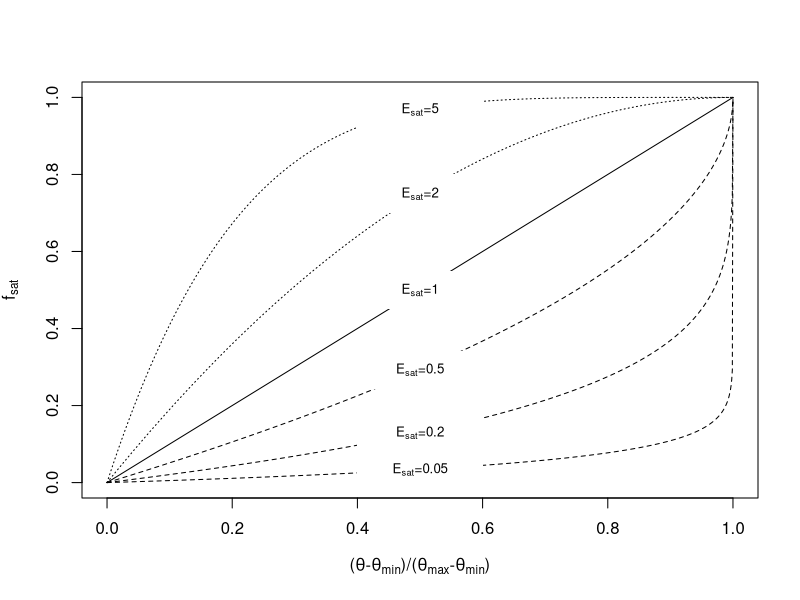

Generate this figure with R:

ofile= "/home/dkneis/progress/echse_apps/doc_latex/current/chapters/part_processes/runoffGeneration/fig/xinanjiang.eps"

rel_sat= seq(0, 1, 0.001)
expo= c(0.05, 0.2, 0.5, 1, 2, 5)

f= function (rel_sat, expo) {
  1 - (1-rel_sat)^expo
}


xlab= expression(paste("(",theta,"-",theta,{}[min],")/(",theta,{}[max],"-",theta,{}[min],")",sep=""))
ylab= expression(paste("f",{}[sat],sep=""))

postscript(file=ofile, width=4, height=4)

plot(range(rel_sat), c(0,1), type="n", xlab=xlab, ylab=ylab)
for (i in 1:length(expo)) {
  lines(rel_sat, f(rel_sat, expo[i]), lty=1+(expo[i]<1)+(expo[i]>1)*2)
  leg= substitute(paste("E",{}[sat],"=",e),list(e=expo[i]))
  rect(xleft=0.4,xright=0.6,ybottom=f(0.5, expo[i])-0.05, ytop=f(0.5, expo[i])+0.05, col="white", border=NA)
  text(x=0.5, y=f(0.5, expo[i]), leg, cex=0.8)  
}

graphics.off()

